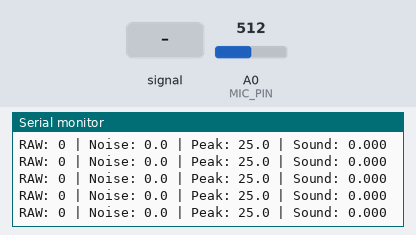
A sketch run on a simulated Arduino MKR. On the bench: the last lines printed to the serial monitor. Inputs (shaded band) come from the test bench; at power-on: A0 (MIC_PIN) = 512 (analog values on the 0–1023 scale). WiFi joins after 1.5 s; servers stay silent unless stated; no MQTT or app messages arrive unless stated.

Above: at 2.7 s.
2.8 s: A0 (MIC_PIN) fed a 200 Hz sine of ±81 counts around its level
At 2.85 s:
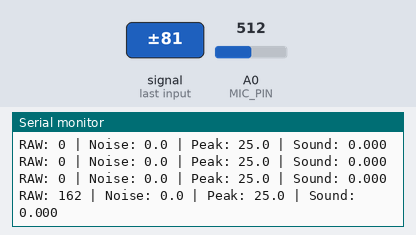
4.5 s: A0 (MIC_PIN) set to 716
At 4.53 s:
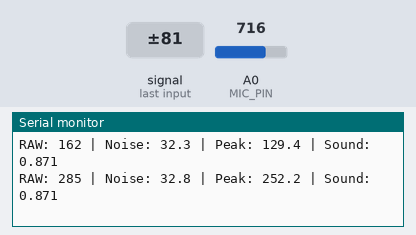
6.0 s: A0 (MIC_PIN) fed a 1000 Hz sine of ±255 counts around its level
At 6.03 s:
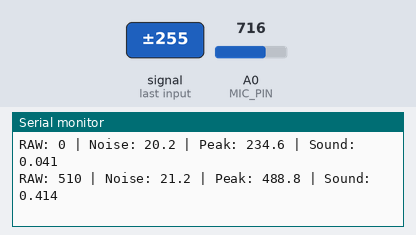
7.5 s: A0 (MIC_PIN) set to 900
At 7.53 s:
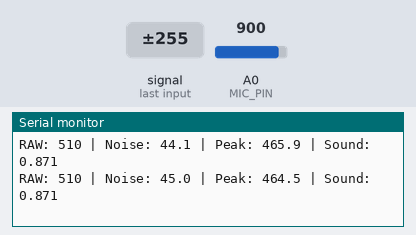
Timing chart, 0 to 10.0 s (numbered marks = the images above; inputs shaded):
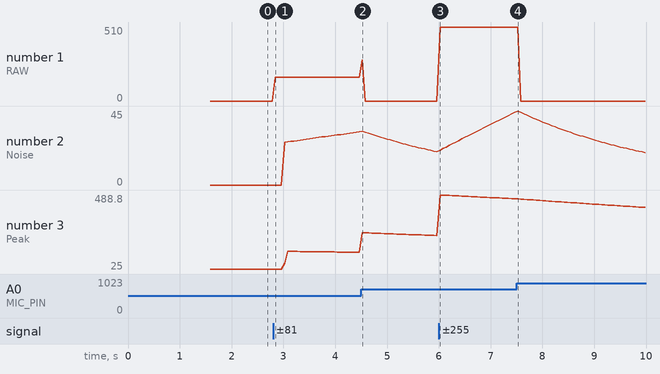

Measured:
- after the input at 2.8 s, the serial monitor: prints a new line at once (image 1)
- after the input at 4.5 s, the serial monitor: prints a new line at once (image 2)
- after the input at 6.0 s, the serial monitor: prints a new line at once (image 3)
- plotted number 1: 0 → 162 after the input at 2.8 s, 0 → 510 after the input at 6.0 s
- plotted number 2: 0 → 32.3 after the input at 2.8 s, 32.3 → 20.2 after the input at 4.5 s, 20.2 → 44.1 after the input at 6.0 s
- plotted number 3: 25 → 129.4 after the input at 2.8 s, 129.4 → 234.6 after the input at 4.5 s, 234.6 → 465.9 after the input at 6.0 s

The sketch:

RadioWaveTEST.ino
```cpp
#include <SPI.h>
#include <WiFiNINA.h>
#include <PubSubClient.h>
#include "arduino_secrets.h"
#include <math.h>

// 1. Check Wifi Connection and MQTT Connection
const char* ssid = SECRET_SSID;
const char* password = SECRET_PASS;
const char* mqttUser = SECRET_MQTTUSER;
const char* mqttPass = SECRET_MQTTPASS;
const char* mqttServer = "mqtt.cetools.org";
const int mqttPort = 1884;
const char* mqttTopic =
  "student/CASA0014/luminaire/13";
WiFiClient wifiClient;
PubSubClient mqttClient(wifiClient);

//2. Connect MAX4466 with WIFI 1010
const int MIC_PIN = A0;
float noiseFloor = 0;
float peakEnvelope = 25;
float soundLevel = 0;
float previousSound = 0;
bool calibrated = false;
unsigned long calibrationStart = 0;
float calibrationSum = 0;
int calibrationCount = 0;
const unsigned long CALIBRATION_TIME = 3000;

// 3. Minimum sound range to avoid
const float MIN_RANGE = 35.0;

// 4. Setting LED Light
const int WIDTH = 12;
const int HEIGHT = 6;
const int NUM_LEDS = 72;
byte RGBpayload[216];
const bool SERPENTINE = false;

// 5. Show How the animation of Lights
float waveRadius = 0;
float waveEnergy = 0;
unsigned long lastFrame = 0;
unsigned long lastWiFiAttempt = 0;
unsigned long lastMQTTAttempt = 0;
const unsigned long FRAME_INTERVAL = 60;

// 6. Connect WIFI
void connectWiFi() {
  if (WiFi.status() == WL_CONNECTED) {
    return;
  }
  if (lastWiFiAttempt != 0 &&
      millis() - lastWiFiAttempt < 10000) {
    return;
  }
  lastWiFiAttempt = millis();
  Serial.println("Connecting WiFi...");
  WiFi.begin(ssid, password);
}

// 7. Connect MQTT
void connectMQTT() {
  if (WiFi.status() != WL_CONNECTED) {
    return;
  }
  if (mqttClient.connected()) {
    return;
  }
  if (lastMQTTAttempt != 0 &&
      millis() - lastMQTTAttempt < 5000) {
    return;
  }
  lastMQTTAttempt = millis();
  String clientId = "Luminaire4-";
  clientId += String(millis());
  if (mqttClient.connect(
      clientId.c_str(),
      mqttUser,
      mqttPass)) {
    Serial.println("MQTT Connected!");
  } else {
    Serial.print("MQTT Error: ");
    Serial.println(mqttClient.state());
  }
}

// 8. Read data gain from radio sensor
int readAmplitude() {
  int signalMin = 1023;
  int signalMax = 0;
  unsigned long start = millis();
  while (millis() - start < 30) {
    int sample = analogRead(MIC_PIN);
    if (sample < signalMin) {
      signalMin = sample;
    }
    if (sample > signalMax) {
      signalMax = sample;
    }
  }
  return signalMax - signalMin;
}

// 9. Automatic Calibration
void calibrateMicrophone(int amplitude) {
  if (calibrated) return;
  calibrationSum += amplitude;
  calibrationCount++;
  if (millis() - calibrationStart >=
      CALIBRATION_TIME) {
    noiseFloor =
      calibrationSum / calibrationCount;
    peakEnvelope = noiseFloor + MIN_RANGE;
    calibrated = true;
    Serial.println("Calibration Finished!");
    Serial.print("Noise Floor: ");
    Serial.println(noiseFloor);
  }
}

// 10. Automatic Sound Sensitivity
void updateSound(int amplitude) {
  float floorAlpha =
    amplitude < noiseFloor + 10 ? 0.02 : 0.002;
  noiseFloor +=
    (amplitude - noiseFloor) * floorAlpha;
  float corrected =
    max(0.0f, amplitude - noiseFloor);
  if (corrected > peakEnvelope) {
    peakEnvelope = corrected;
  } else {
    peakEnvelope *= 0.997;
  }
  float range =
    max(MIN_RANGE, peakEnvelope * 1.15f);
  float normalized =
    corrected / range;
  normalized =
    constrain(normalized, 0.0f, 1.0f);
  float smoothing =
    normalized > soundLevel ? 0.45 : 0.12;
  soundLevel +=
    (normalized - soundLevel) * smoothing;
  if (soundLevel < 0.025) {
    soundLevel = 0;
  }
}

// 11. Setting LED lights
int pixelIndex(int x, int y) {
  if (SERPENTINE && y % 2 == 1) {
    x = WIDTH - 1 - x;
  }
  return y * WIDTH + x;
}
void setPixel(
  int x,
  int y,
  int r,
  int g,
  int b
) {
  int index = pixelIndex(x, y) * 3;
  RGBpayload[index] =
    constrain(r, 0, 255);
  RGBpayload[index + 1] =
    constrain(g, 0, 255);
  RGBpayload[index + 2] =
    constrain(b, 0, 255);
}

// 12. Setting Color Change
void getSoundColor(
  float level,
  int &r,
  int &g,
  int &b
) {

  const int colors[8][3] = {
    {0,  0,  35},    // Deep Blue
    {0,  50, 160},   // Blue
    {0, 160, 220},   // Cyan
    {0, 200, 140},   // Turquoise
    {90, 220, 50},   // Green
    {255, 180, 0},   // Yellow
    {255, 75, 0},    // Orange
    {255, 10, 70}    // Pink
  };
  float position =
    constrain(level, 0.0f, 1.0f) * 7.0f;
  int index = (int)position;
  int nextIndex = min(index + 1, 7);
  float mix = position - index;
  r = colors[index][0] +
      (colors[nextIndex][0] -
       colors[index][0]) * mix;
  g = colors[index][1] +
      (colors[nextIndex][1] -
       colors[index][1]) * mix;
  b = colors[index][2] +
      (colors[nextIndex][2] -
       colors[index][2]) * mix;
}

// 13. Sound React
void updateAnimation() {
  int amplitude = readAmplitude();
  if (!calibrated) {
    calibrateMicrophone(amplitude);
    // Blue during calibration
    soundLevel = 0;
  } else {
    updateSound(amplitude);
  }
  if (calibrated &&
      soundLevel > 0.40 &&
      previousSound <= 0.40 &&
      waveEnergy < 0.25) {
    waveRadius = 0;
    waveEnergy = 1.0;
  }
  previousSound = soundLevel;
  waveRadius += 0.38;
  waveEnergy *= 0.88;
  if (waveRadius > 8) {
    waveEnergy = 0;
  }
  int baseR, baseG, baseB;
  getSoundColor(
    soundLevel,
    baseR,
    baseG,
    baseB
  );
  for (int y = 0; y < HEIGHT; y++) {
    for (int x = 0; x < WIDTH; x++) {
      float dx = x - 5.5;
      float dy = y - 2.5;
      float distance =
        sqrt(dx * dx + dy * dy);
      float difference =
        fabs(distance - waveRadius);
      float wave =
        max(0.0f, 1.0f - difference / 1.3f);
      wave *= waveEnergy;
      int r = baseR + wave * 100;
      int g = baseG + wave * 100;
      int b = baseB + wave * 100;
      setPixel(
        x, y,
        constrain(r, 0, 255),
        constrain(g, 0, 255),
        constrain(b, 0, 255)
      );
    }
  }
  Serial.print("RAW: ");
  Serial.print(amplitude);
  Serial.print(" | Noise: ");
  Serial.print(noiseFloor, 1);
  Serial.print(" | Peak: ");
  Serial.print(peakEnvelope, 1);
  Serial.print(" | Sound: ");
  Serial.println(soundLevel, 3);
}

// 14. Send data to Luminaire
void sendLEDs() {
  if (!mqttClient.connected()) return;
  bool success = mqttClient.publish(
    mqttTopic,
    RGBpayload,
    sizeof(RGBpayload)
  );
  if (!success) {
    Serial.println("MQTT Publish Failed");
  }
}

// 15. Setting
void setup() {
  Serial.begin(115200);
  analogReadResolution(10);
  pinMode(MIC_PIN, INPUT);
  memset(RGBpayload, 0, sizeof(RGBpayload));
  mqttClient.setServer(
    mqttServer,
    mqttPort
  );
  mqttClient.setBufferSize(512);
  mqttClient.setSocketTimeout(2);
  calibrationStart = millis();
  Serial.println("======================");
  Serial.println("CASA0014 FINAL");
  Serial.println("MAX4466 Sound Reactive");
  Serial.println("Luminaire 4");
  Serial.println("Auto Calibration");
  Serial.println("======================");
  connectWiFi();
}
// 16. Loop
void loop() {
  if (WiFi.status() != WL_CONNECTED) {
    connectWiFi();
  } else {
    if (!mqttClient.connected()) {
      connectMQTT();
    }
    if (mqttClient.connected()) {
      mqttClient.loop();
    }
  }
  if (millis() - lastFrame >= FRAME_INTERVAL) {
    lastFrame = millis();
    updateAnimation();
    sendLEDs();
  }
}
```

arduino_secrets.h
```cpp
#ifndef ARDUINO_SECRETS_H
#define ARDUINO_SECRETS_H


#define SECRET_SSID "YOUR_WIFI_NAME"
#define SECRET_PASS "YOUR_WIFI_PASSWORD"
#define SECRET_MQTTUSER "YOUR_MQTT_USERNAME"
#define SECRET_MQTTPASS "YOUR_MQTT_PASSWORD"

#endif
```
